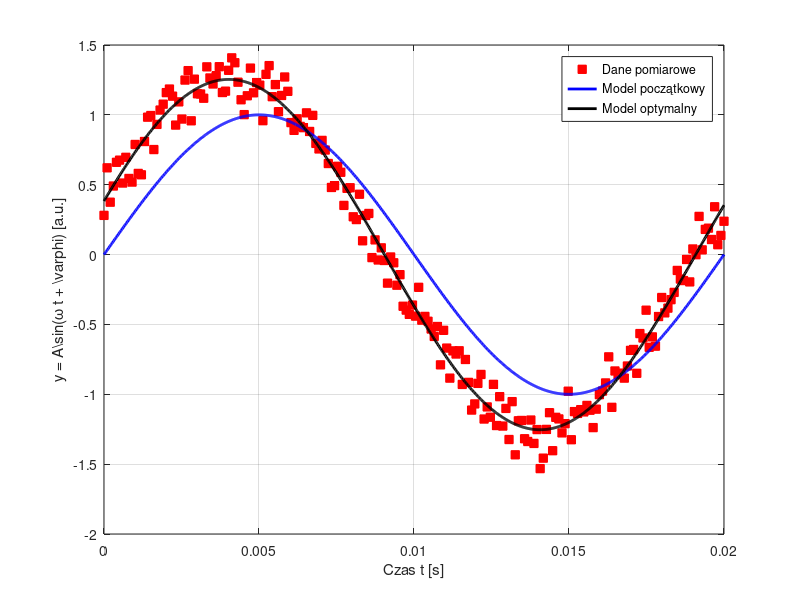
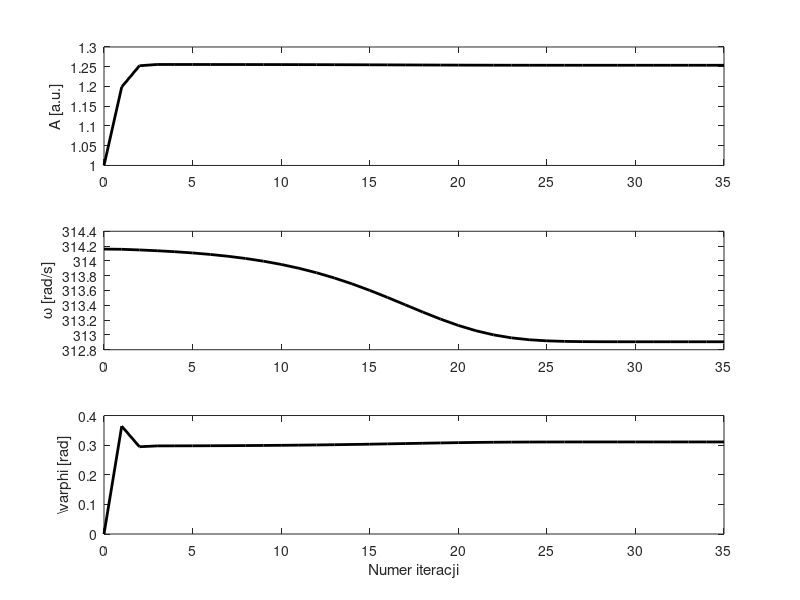
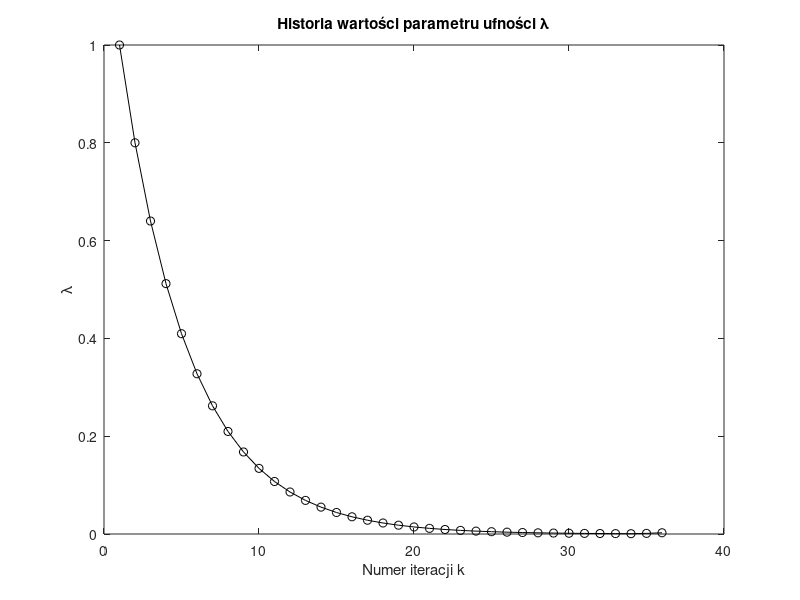
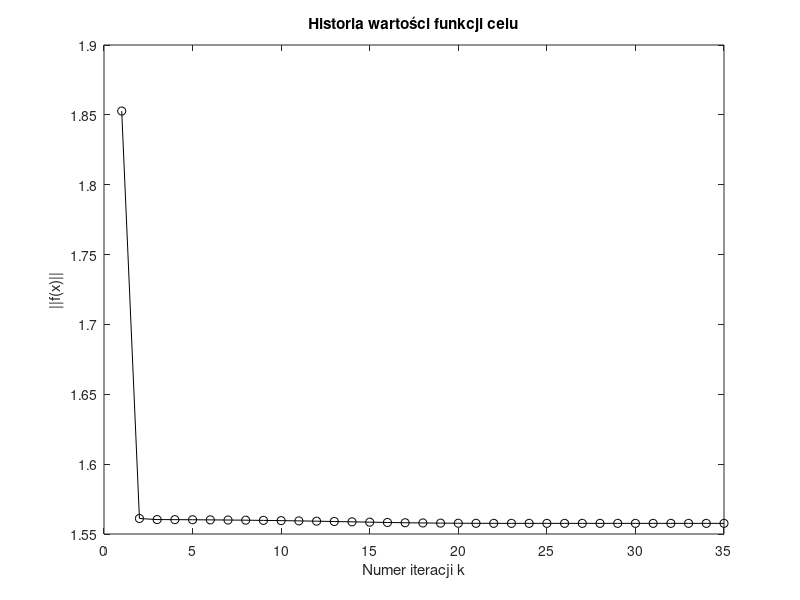

MATLAB code to generate these figures, in order:

close all; clear all; clc;

load('LM01Data.mat');
k_max = 35;

% Definicja funkcji modelującej
h = @(x, t) x(1) * sin(x(2) * t + x(3));
% Definicja funkcji błędu (różnica między modelem a danymi)
f = @(x) h(x, t) - y;
% Początkowe wartości parametrów modelu [A, omega, phi]
x0 = [1.0; 100*pi; 0.0];  % Apostrof oznacza transpozycję wektora
% Liczba parametrów
n = length(x0);

% Przygotowanie wykresu danych pomiarowych
figure;
plot(t, y, 's', 'MarkerEdgeColor', 'r', 'MarkerFaceColor', 'r');
hold on;

% Rysowanie wykresu modelu z początkowymi wartościami parametrów
tPlot = linspace(min(t), max(t), 1000)';
plot(tPlot, h(x0, tPlot), 'b', 'LineWidth', 2);
grid on;

% Definicja Jakobianu
J = @(x) [sin(x(2) * t + x(3)), x(1) * t .* cos(x(2) * t + x(3)), x(1) * cos(x(2) * t + x(3))];

% Inicjalizacja przechowywania wyników
X = zeros(n, k_max + 1);
X(:, 1) = x0;

% Parametr zaufania
L = ones(k_max, 1);

% Wartości f(x)
f_war = zeros(k_max, 1);

% Główna pętla algorytmu
for k = 1:k_max
    x = X(:, k);
    xNew = x - ((J(x)' * J(x)) + L(k) * eye(n)) \ (J(x)' * f(x));
    if norm(f(xNew)) < norm(f(x))
        X(:, k + 1) = xNew;
        L(k + 1) = 0.8 * L(k); % Zmniejszenie parametru lambda
    else
        X(:, k + 1) = x;
        L(k + 1) = 2 * L(k); % Zwiększenie parametru lambda
    end
    f_war(k) = norm(f(xNew));
end

% Optymalne wartości parametrów
xOptimal = X(:, end);

% Rysowanie wykresu modelu z optymalnymi wartościami parametrów
plot(tPlot, h(xOptimal, tPlot), 'k', 'LineWidth', 2);
legend('Dane pomiarowe', 'Model początkowy', 'Model optymalny');
xlabel('Czas t [s]');
ylabel('y = A\sin(\omega t + \varphi) [a.u.]');

% Wykresy zmian parametrów w iteracjach
figure;
subplot(3, 1, 1);
plot(0:k_max, X(1, :), 'k', 'LineWidth', 2);
ylabel('A [a.u.]');

subplot(3, 1, 2);
plot(0:k_max, X(2, :), 'k', 'LineWidth', 2);
ylabel('\omega [rad/s]');

subplot(3, 1, 3);
plot(0:k_max, X(3, :), 'k', 'LineWidth', 2);
ylabel('\varphi [rad]');
xlabel('Numer iteracji');

% Wykres historii wartości parametru ufności lambda
figure;
plot(L, 'ko-');
title('Historia wartości parametru ufności \lambda');
xlabel('Numer iteracji k');
ylabel('\lambda');

% Wykres historii wartości funkcji celu
figure;
plot(f_war, 'ko-');
title('Historia wartości funkcji celu');
xlabel('Numer iteracji k');
ylabel('||f(x)||');